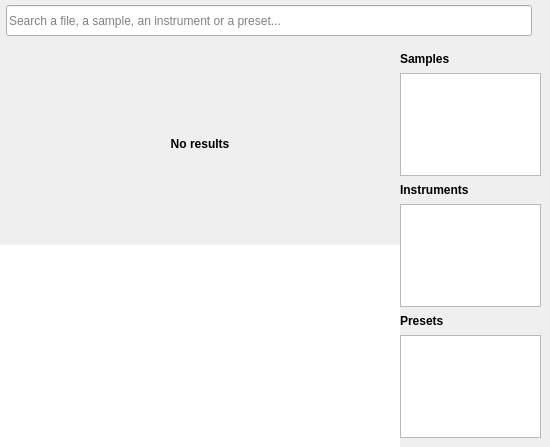
<?xml version="1.0" encoding="UTF-8"?>
<ui version="4.0">
 <class>DirectoryBrowser</class>
 <widget class="QWidget" name="DirectoryBrowser">
  <property name="geometry">
   <rect>
    <x>0</x>
    <y>0</y>
    <width>550</width>
    <height>447</height>
   </rect>
  </property>
  <property name="windowTitle">
   <string notr="true">Form</string>
  </property>
  <property name="autoFillBackground">
   <bool>true</bool>
  </property>
  <layout class="QGridLayout" name="gridLayout">
   <property name="leftMargin">
    <number>0</number>
   </property>
   <property name="topMargin">
    <number>0</number>
   </property>
   <property name="rightMargin">
    <number>0</number>
   </property>
   <property name="bottomMargin">
    <number>0</number>
   </property>
   <property name="spacing">
    <number>0</number>
   </property>
   <item row="0" column="0">
    <widget class="QStackedWidget" name="stackedWidget">
     <property name="currentIndex">
      <number>2</number>
     </property>
     <widget class="QWidget" name="pageWait">
      <layout class="QGridLayout" name="gridLayout_2">
       <property name="leftMargin">
        <number>0</number>
       </property>
       <property name="topMargin">
        <number>0</number>
       </property>
       <property name="rightMargin">
        <number>0</number>
       </property>
       <property name="bottomMargin">
        <number>0</number>
       </property>
       <item row="0" column="0" colspan="3">
        <widget class="QWidget" name="widgetColored2" native="true">
         <property name="minimumSize">
          <size>
           <width>0</width>
           <height>6</height>
          </size>
         </property>
        </widget>
       </item>
       <item row="1" column="1">
        <spacer name="verticalSpacer_2">
         <property name="orientation">
          <enum>Qt::Vertical</enum>
         </property>
        </spacer>
       </item>
       <item row="2" column="0">
        <spacer name="horizontalSpacer_2">
         <property name="orientation">
          <enum>Qt::Horizontal</enum>
         </property>
        </spacer>
       </item>
       <item row="2" column="1">
        <widget class="RotatingSpinner" name="spinner" native="true">
         <property name="minimumSize">
          <size>
           <width>32</width>
           <height>32</height>
          </size>
         </property>
         <property name="maximumSize">
          <size>
           <width>32</width>
           <height>32</height>
          </size>
         </property>
        </widget>
       </item>
       <item row="2" column="2">
        <spacer name="horizontalSpacer_3">
         <property name="orientation">
          <enum>Qt::Horizontal</enum>
         </property>
        </spacer>
       </item>
       <item row="3" column="1">
        <spacer name="verticalSpacer_3">
         <property name="orientation">
          <enum>Qt::Vertical</enum>
         </property>
        </spacer>
       </item>
      </layout>
     </widget>
     <widget class="QWidget" name="pageFailed">
      <layout class="QGridLayout" name="gridLayout_3">
       <property name="leftMargin">
        <number>0</number>
       </property>
       <property name="topMargin">
        <number>0</number>
       </property>
       <property name="rightMargin">
        <number>0</number>
       </property>
       <property name="bottomMargin">
        <number>0</number>
       </property>
       <item row="0" column="0" colspan="3">
        <widget class="QWidget" name="widgetColored" native="true">
         <property name="minimumSize">
          <size>
           <width>0</width>
           <height>6</height>
          </size>
         </property>
        </widget>
       </item>
       <item row="1" column="1">
        <spacer name="verticalSpacer_4">
         <property name="orientation">
          <enum>Qt::Vertical</enum>
         </property>
        </spacer>
       </item>
       <item row="2" column="0" colspan="3">
        <widget class="QLabel" name="labelError">
         <property name="text">
          <string notr="true">Error...</string>
         </property>
         <property name="alignment">
          <set>Qt::AlignCenter</set>
         </property>
        </widget>
       </item>
       <item row="3" column="0">
        <spacer name="horizontalSpacer_4">
         <property name="orientation">
          <enum>Qt::Horizontal</enum>
         </property>
        </spacer>
       </item>
       <item row="3" column="1">
        <widget class="QPushButton" name="pushRetry">
         <property name="text">
          <string/>
         </property>
         <property name="iconSize">
          <size>
           <width>16</width>
           <height>16</height>
          </size>
         </property>
         <property name="flat">
          <bool>true</bool>
         </property>
        </widget>
       </item>
       <item row="3" column="2">
        <spacer name="horizontalSpacer_5">
         <property name="orientation">
          <enum>Qt::Horizontal</enum>
         </property>
        </spacer>
       </item>
       <item row="4" column="1">
        <spacer name="verticalSpacer_5">
         <property name="orientation">
          <enum>Qt::Vertical</enum>
         </property>
        </spacer>
       </item>
      </layout>
     </widget>
     <widget class="QWidget" name="pageSoundfonts">
      <layout class="QGridLayout" name="gridLayout_4">
       <property name="leftMargin">
        <number>0</number>
       </property>
       <property name="topMargin">
        <number>0</number>
       </property>
       <property name="rightMargin">
        <number>0</number>
       </property>
       <property name="bottomMargin">
        <number>0</number>
       </property>
       <property name="spacing">
        <number>0</number>
       </property>
       <item row="1" column="0">
        <widget class="QWidget" name="widgetLeft" native="true">
         <property name="minimumSize">
          <size>
           <width>400</width>
           <height>0</height>
          </size>
         </property>
         <layout class="QVBoxLayout" name="verticalLayout">
          <property name="spacing">
           <number>0</number>
          </property>
          <property name="leftMargin">
           <number>0</number>
          </property>
          <property name="topMargin">
           <number>0</number>
          </property>
          <property name="rightMargin">
           <number>0</number>
          </property>
          <property name="bottomMargin">
           <number>0</number>
          </property>
          <item>
           <widget class="QLabel" name="labelNoResults">
            <property name="sizePolicy">
             <sizepolicy hsizetype="Expanding" vsizetype="Expanding">
              <horstretch>0</horstretch>
              <verstretch>0</verstretch>
             </sizepolicy>
            </property>
            <property name="font">
             <font>
              <bold>true</bold>
             </font>
            </property>
            <property name="text">
             <string>No results</string>
            </property>
            <property name="alignment">
             <set>Qt::AlignCenter</set>
            </property>
           </widget>
          </item>
          <item>
           <widget class="DirectoryListView" name="listView">
            <property name="frameShape">
             <enum>QFrame::NoFrame</enum>
            </property>
            <property name="verticalScrollBarPolicy">
             <enum>Qt::ScrollBarAsNeeded</enum>
            </property>
            <property name="horizontalScrollBarPolicy">
             <enum>Qt::ScrollBarAlwaysOff</enum>
            </property>
            <property name="editTriggers">
             <set>QAbstractItemView::NoEditTriggers</set>
            </property>
            <property name="showDropIndicator" stdset="0">
             <bool>false</bool>
            </property>
            <property name="dragDropOverwriteMode">
             <bool>false</bool>
            </property>
            <property name="alternatingRowColors">
             <bool>true</bool>
            </property>
            <property name="selectionMode">
             <enum>QAbstractItemView::SingleSelection</enum>
            </property>
            <property name="selectionBehavior">
             <enum>QAbstractItemView::SelectRows</enum>
            </property>
            <property name="verticalScrollMode">
             <enum>QAbstractItemView::ScrollPerPixel</enum>
            </property>
           </widget>
          </item>
         </layout>
        </widget>
       </item>
       <item row="1" column="1">
        <widget class="QWidget" name="widgetRight" native="true">
         <property name="minimumSize">
          <size>
           <width>150</width>
           <height>0</height>
          </size>
         </property>
         <layout class="QGridLayout" name="gridLayout_5">
          <property name="leftMargin">
           <number>0</number>
          </property>
          <item row="2" column="0">
           <widget class="QLabel" name="label_2">
            <property name="font">
             <font>
              <bold>true</bold>
             </font>
            </property>
            <property name="text">
             <string>Instruments</string>
            </property>
           </widget>
          </item>
          <item row="4" column="0">
           <widget class="QLabel" name="label_3">
            <property name="font">
             <font>
              <bold>true</bold>
             </font>
            </property>
            <property name="text">
             <string>Presets</string>
            </property>
           </widget>
          </item>
          <item row="0" column="0">
           <widget class="QLabel" name="label">
            <property name="font">
             <font>
              <bold>true</bold>
             </font>
            </property>
            <property name="text">
             <string>Samples</string>
            </property>
           </widget>
          </item>
          <item row="0" column="1">
           <widget class="QLabel" name="iconSample">
            <property name="minimumSize">
             <size>
              <width>13</width>
              <height>16</height>
             </size>
            </property>
            <property name="maximumSize">
             <size>
              <width>13</width>
              <height>16</height>
             </size>
            </property>
            <property name="text">
             <string/>
            </property>
            <property name="pixmap">
             <pixmap resource="../resources.qrc">:/icons/sample.svg</pixmap>
            </property>
            <property name="scaledContents">
             <bool>true</bool>
            </property>
           </widget>
          </item>
          <item row="2" column="1">
           <widget class="QLabel" name="iconInstrument">
            <property name="minimumSize">
             <size>
              <width>13</width>
              <height>16</height>
             </size>
            </property>
            <property name="maximumSize">
             <size>
              <width>13</width>
              <height>16</height>
             </size>
            </property>
            <property name="text">
             <string/>
            </property>
            <property name="pixmap">
             <pixmap resource="../resources.qrc">:/icons/instrument.svg</pixmap>
            </property>
            <property name="scaledContents">
             <bool>true</bool>
            </property>
           </widget>
          </item>
          <item row="3" column="0" colspan="2">
           <widget class="DirectoryElementListView" name="listInstruments">
            <property name="editTriggers">
             <set>QAbstractItemView::NoEditTriggers</set>
            </property>
            <property name="showDropIndicator" stdset="0">
             <bool>false</bool>
            </property>
            <property name="selectionBehavior">
             <enum>QAbstractItemView::SelectRows</enum>
            </property>
            <property name="verticalScrollMode">
             <enum>QAbstractItemView::ScrollPerPixel</enum>
            </property>
           </widget>
          </item>
          <item row="4" column="1">
           <widget class="QLabel" name="iconPreset">
            <property name="minimumSize">
             <size>
              <width>13</width>
              <height>16</height>
             </size>
            </property>
            <property name="maximumSize">
             <size>
              <width>13</width>
              <height>16</height>
             </size>
            </property>
            <property name="text">
             <string/>
            </property>
            <property name="pixmap">
             <pixmap resource="../resources.qrc">:/icons/preset.svg</pixmap>
            </property>
            <property name="scaledContents">
             <bool>true</bool>
            </property>
           </widget>
          </item>
          <item row="5" column="0" colspan="2">
           <widget class="DirectoryElementListView" name="listPresets">
            <property name="editTriggers">
             <set>QAbstractItemView::NoEditTriggers</set>
            </property>
            <property name="showDropIndicator" stdset="0">
             <bool>false</bool>
            </property>
            <property name="selectionBehavior">
             <enum>QAbstractItemView::SelectRows</enum>
            </property>
            <property name="verticalScrollMode">
             <enum>QAbstractItemView::ScrollPerPixel</enum>
            </property>
           </widget>
          </item>
          <item row="1" column="0" colspan="2">
           <widget class="DirectoryElementListView" name="listSamples">
            <property name="editTriggers">
             <set>QAbstractItemView::NoEditTriggers</set>
            </property>
            <property name="showDropIndicator" stdset="0">
             <bool>false</bool>
            </property>
            <property name="selectionBehavior">
             <enum>QAbstractItemView::SelectRows</enum>
            </property>
            <property name="verticalScrollMode">
             <enum>QAbstractItemView::ScrollPerPixel</enum>
            </property>
           </widget>
          </item>
         </layout>
        </widget>
       </item>
       <item row="0" column="0" colspan="2">
        <widget class="QFrame" name="frameTop">
         <property name="minimumSize">
          <size>
           <width>0</width>
           <height>42</height>
          </size>
         </property>
         <property name="maximumSize">
          <size>
           <width>16777215</width>
           <height>42</height>
          </size>
         </property>
         <property name="frameShape">
          <enum>QFrame::NoFrame</enum>
         </property>
         <layout class="QHBoxLayout" name="horizontalLayout">
          <property name="leftMargin">
           <number>6</number>
          </property>
          <property name="topMargin">
           <number>5</number>
          </property>
          <property name="rightMargin">
           <number>6</number>
          </property>
          <property name="bottomMargin">
           <number>6</number>
          </property>
          <item>
           <widget class="QLineEdit" name="lineSearch">
            <property name="sizePolicy">
             <sizepolicy hsizetype="Expanding" vsizetype="Expanding">
              <horstretch>0</horstretch>
              <verstretch>0</verstretch>
             </sizepolicy>
            </property>
            <property name="placeholderText">
             <string>Search a file, a sample, an instrument or a preset...</string>
            </property>
            <property name="clearButtonEnabled">
             <bool>true</bool>
            </property>
           </widget>
          </item>
          <item>
           <widget class="DirectoryDisplayMenu" name="widgetDisplayMenu" native="true"/>
          </item>
          <item>
           <widget class="DirectorySortMenu" name="widgetSortMenu" native="true"/>
          </item>
         </layout>
        </widget>
       </item>
      </layout>
     </widget>
    </widget>
   </item>
  </layout>
 </widget>
 <customwidgets>
  <customwidget>
   <class>RotatingSpinner</class>
   <extends>QWidget</extends>
   <header>rotatingspinner.h</header>
   <container>1</container>
  </customwidget>
  <customwidget>
   <class>DirectorySortMenu</class>
   <extends>QWidget</extends>
   <header>directorysortmenu.h</header>
   <container>1</container>
  </customwidget>
  <customwidget>
   <class>DirectoryDisplayMenu</class>
   <extends>QWidget</extends>
   <header>directorydisplaymenu.h</header>
   <container>1</container>
  </customwidget>
  <customwidget>
   <class>DirectoryListView</class>
   <extends>QListView</extends>
   <header>directorylistview.h</header>
  </customwidget>
  <customwidget>
   <class>DirectoryElementListView</class>
   <extends>QListView</extends>
   <header>directoryelementlistview.h</header>
  </customwidget>
 </customwidgets>
 <resources>
  <include location="../resources.qrc"/>
 </resources>
 <connections/>
</ui>
